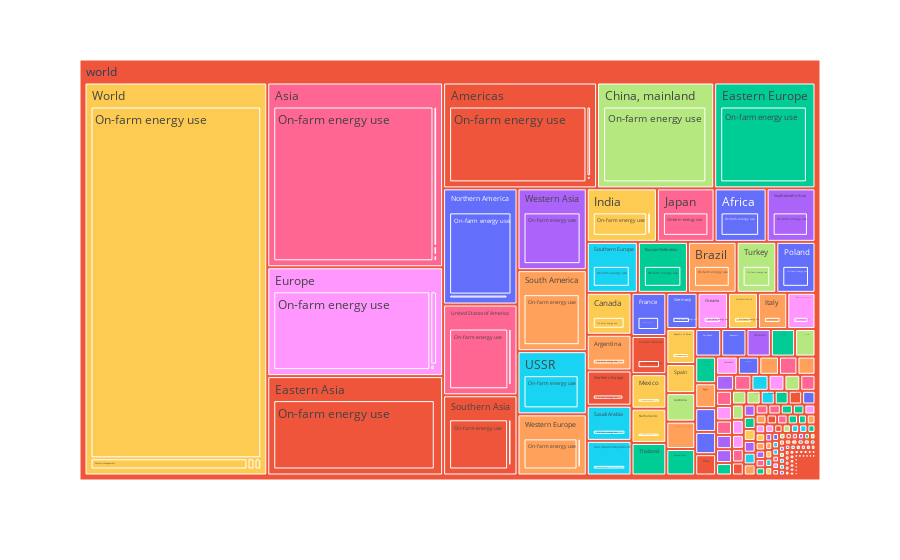

Source (notebook cell):
### Code cell
import plotly.express as px
import numpy as np
df = pd.read_csv("asiae2.csv")
fig = px.treemap(df, path=[px.Constant('world'), 'Area', 'Item'], values='Value',
                  color='Area', hover_data=['Year'])
fig.show()

### Figure 1 — Plotly figure (JSON) as saved in the notebook; plotly's stock layout.template omitted (floating-point values rounded to 4 significant figures; data arrays with more than 128 entries replaced by an {"elided": "..."} marker saying what was removed)
{"data": [{"branchvalues": "total", "customdata": {"elided": "1217x2 mixed values"}, "domain": {"x": [0, 1], "y": [0, 1]}, "hovertemplate": "labels=%{label}<br>Value=%{value}<br>parent=%{parent}<br>id=%{id}<br>Year=%{customdata[0]}<br>Area=%{customdata[1]}<extra></extra>", "ids": {"elided": "1217 str values"}, "labels": {"elided": "1217 str values"}, "marker": {"colors": {"elided": "1217 str values"}}, "name": "", "parents": {"elided": "1217 str values"}, "type": "treemap", "values": {"elided": "1217 float values"}}], "layout": {"legend": {"tracegroupgap": 0}, "margin": {"t": 60}}}
